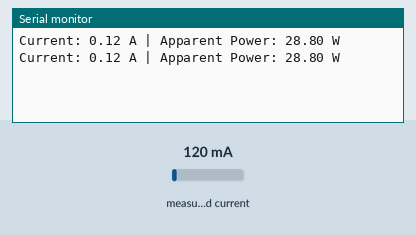
Bench run of a sketch on a simulated Arduino Uno, built with avr-gcc and run on an emulated ATmega328P. Shown: the last lines printed to the serial monitor. The inputs (shaded band) are chosen by the test bench; at power-on: measured current 120 mA.

Above: at 2.1 s.
2.2 s: measured current set to 40 mA
At 3.5 s:
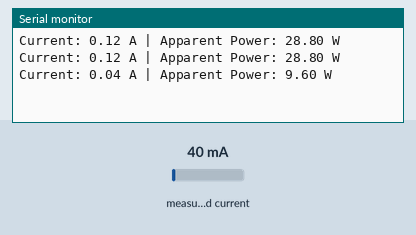
3.8 s: measured current set to 500 mA
At 3.8 s:
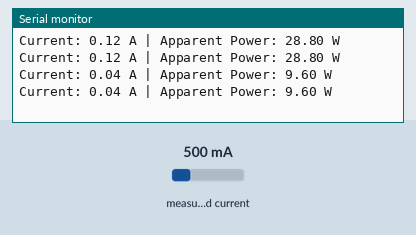
Timing chart, 0 to 6.8 s (numbered marks = the images above; inputs shaded):
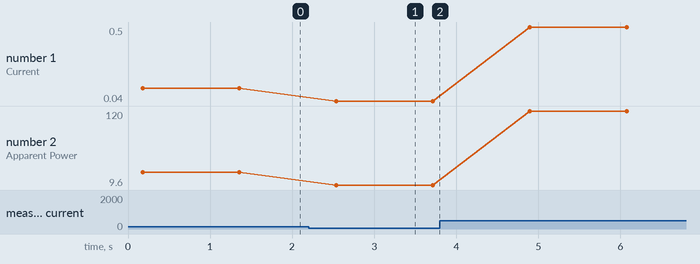

The sketch:

sensor_monitoring.ino
```cpp
#include "EmonLib.h"

// Create an instance
EnergyMonitor emon1;

// Calibration factor: For SCT-013-000 (100A/50mA),
// if using a 62 ohm burden resistor, the value is ~30.
// If your sensor has a built-in resistor (SCT-013-030), it's different.
double calibration = 5.0;

void setup() {
  Serial.begin(115200);

  // input pin (D34), calibration factor
  emon1.current(34, calibration);
}

void main_loop() {
  // Calculate Irms (number of samples)
  double Irms = emon1.calcIrms(1480);

  Serial.print("Current: ");
  Serial.print(Irms);
  Serial.print(" A | Apparent Power: ");
  Serial.print(Irms * 240.0); // Assuming 240V for Malaysia
  Serial.println(" W");

  delay(1000);
}

void loop() {
  main_loop();
}
```

Measured:
- after the input at 2.2 s, the serial monitor: prints a new line after 0.34 s (image 1)
- plotted number 1: 0.12 → 0.04 after the input at 2.2 s, 0.04 → 0.5 after the input at 3.8 s
- plotted number 2: 28.8 → 9.6 after the input at 2.2 s, 9.6 → 120 after the input at 3.8 s
